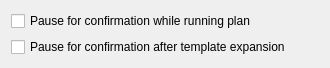
<?xml version="1.0" encoding="UTF-8"?>
<ui version="4.0">
 <class>GeneralPlanConfigPanel</class>
 <widget class="QWidget" name="GeneralPlanConfigPanel">
  <property name="geometry">
   <rect>
    <x>0</x>
    <y>0</y>
    <width>330</width>
    <height>68</height>
   </rect>
  </property>
  <property name="windowTitle">
   <string>Form</string>
  </property>
  <layout class="QVBoxLayout" name="verticalLayout">
   <item>
    <widget class="QCheckBox" name="allowConfirmationsCheckBox">
     <property name="text">
      <string>Pause for confirmation while running plan</string>
     </property>
    </widget>
   </item>
   <item>
    <widget class="QCheckBox" name="confirmAfterTemplateExpansionCheckBox">
     <property name="text">
      <string>Pause for confirmation after template expansion</string>
     </property>
    </widget>
   </item>
   <item>
    <spacer name="verticalSpacer">
     <property name="orientation">
      <enum>Qt::Vertical</enum>
     </property>
     <property name="sizeHint" stdset="0">
      <size>
       <width>20</width>
       <height>40</height>
      </size>
     </property>
    </spacer>
   </item>
  </layout>
 </widget>
 <resources/>
 <connections/>
</ui>
